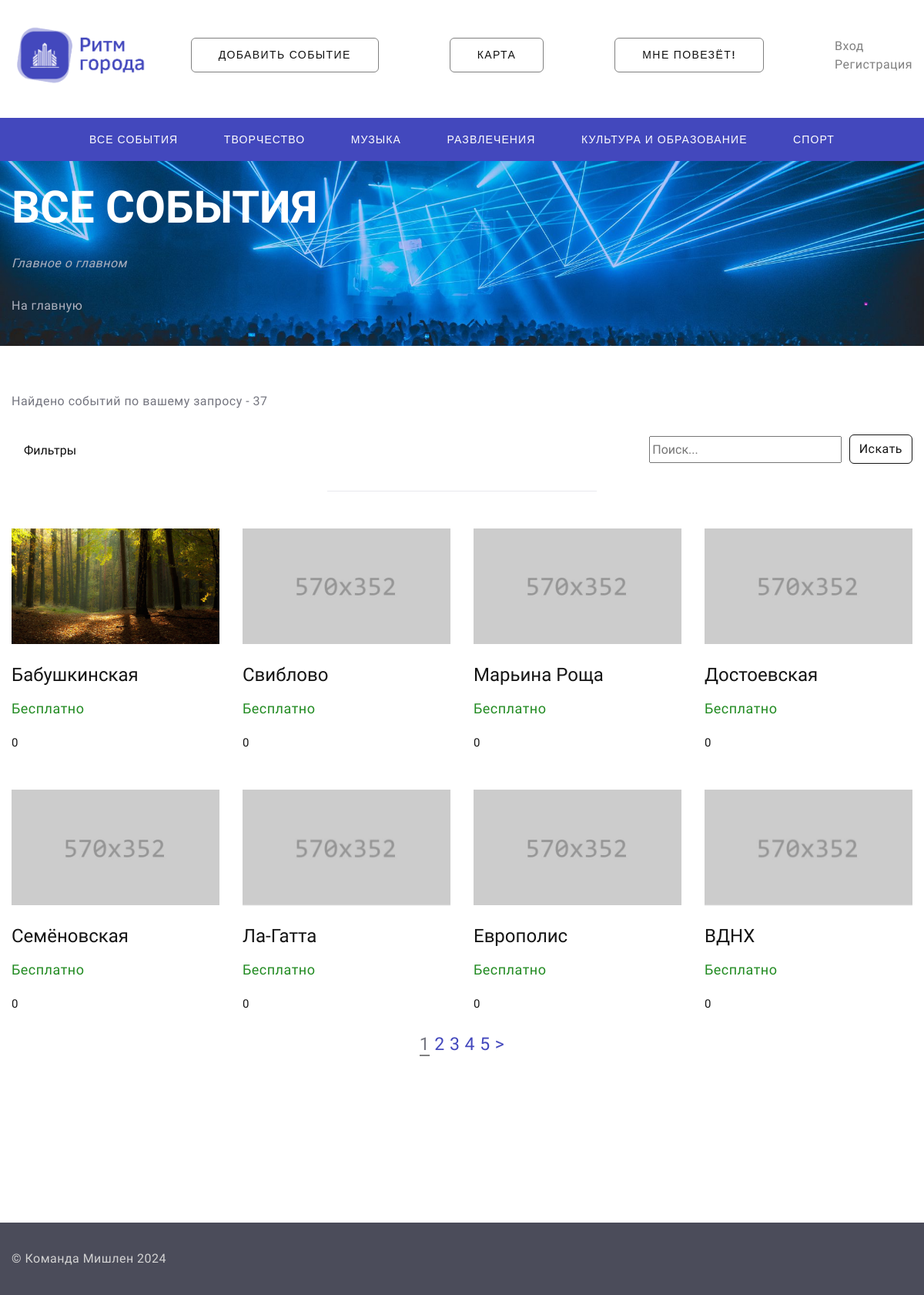
The app's page /events with its own data.
### dosug/models.py (models this page shows, shortened)
class Event(models.Model):
    id = models.IntegerField(primary_key=True)
    title = models.CharField(max_length=30, null=False)
    type = models.CharField(max_length=20)
    image = models.ImageField(default="default.jpg")
    tiny_description = models.CharField(max_length=250)
    description = models.CharField(max_length=1200)
    link = models.CharField(max_length=30)
    address = models.CharField(max_length=60)
    price = models.IntegerField(max_length=30, default=0)
    phone = models.CharField(max_length=30)
    coordinates = models.CharField(max_length=100)
    views = models.IntegerField(default=0)
    author = models.IntegerField(default=0)

### dosug/views.py (the view)
# urls.py: path('events', views.event_list),
def event_list(request, type='all', sort=None, query = None):
    query = request.GET.get('search_query')
    map_dots = Event.objects.all()
    if query is not None and sort != "None":
        if type != 'all':
            map_dots = map_dots.filter(type=type)
        if sort is not None and sort != "None":
            map_dots = map_dots.order_by(sort)
        map_dots = [event for event in map_dots if query.lower() in event.title.lower()]
    else:
        map_dots = Event.objects.all()
        if type != 'all':
            map_dots = map_dots.filter(type=type)
        if sort is not None and sort != "None":
            map_dots = map_dots.order_by(sort)
    paginator = Paginator(map_dots, 8)
    count = len(map_dots)
    page_number = request.GET.get('page')
    try:
        map_dots = paginator.page(page_number)
    except PageNotAnInteger:
        map_dots = paginator.page(1)
    except EmptyPage:
        map_dots = paginator.page(paginator.num_pages)
    return render(request, 'dosug/events_list.html', {'map_dots': map_dots, 'type': type, 'sort': sort, 'query': query, 'count': count})

### templates/dosug/events_list.html (shortened to what this page needs)
{% extends "dosug/layout.html" %}
{% block content %}
<html class="wide wow-animation" lang="en">
  <head>
    <link rel="stylesheet" href="/static/css/bootstrap.css">
    <link rel="stylesheet" href="/static/css/style.css" id="main-styles-link">
  </head>
  <body>
    <div class="page">
      <section class="section novi-background breadcrumbs-custom bg-image context-dark" style="background-image: url(/static/images/concert.jpg);">
        <div class="breadcrumbs-custom-inner">
          <div class="container breadcrumbs-custom-container">
            <div class="breadcrumbs-custom-main">
                {% if type == 'all' %}
              <h1 class="text-uppercase breadcrumbs-custom-title font-weight-bold">Все события</h1><br>
              <i class="breadcrumbs-custom-subtitle">Главное о главном</i>
                {% elif type == 'art' %}
              <h1 class="text-uppercase breadcrumbs-custom-title font-weight-bold"> Творческий досуг</h1><br>
              <i class="breadcrumbs-custom-subtitle">Главное о творчестве</i>
                {% elif type == 'music' %}
              <h1 class="text-uppercase breadcrumbs-custom-title font-weight-bold"> Музыкальный досуг</h1><br>
              <i class="breadcrumbs-custom-subtitle">Главное о музыке</i>
                {% elif type == 'entertainments' %}
              <h1 class="text-uppercase breadcrumbs-custom-title font-weight-bold"> Развлекательный досуг</h1><br>
              <i class="breadcrumbs-custom-subtitle">Главное о развлечениях</i>
                {% elif type == 'culture_study' %}
              <h1 class="text-uppercase breadcrumbs-custom-title font-weight-bold"> Культура и образование</h1><br>
              <i class="breadcrumbs-custom-subtitle">Главное о культуре и образовании</i>
                {% elif type == 'sport' %}
              <h1 class="text-uppercase breadcrumbs-custom-title font-weight-bold"> Спортивный досуг</h1><br>
              <i class="breadcrumbs-custom-subtitle">Главное о спорте</i>
                {% endif %}
            </div>
            <ul class="breadcrumbs-custom-path">
              <li><a href="/">На главную</a></li>
            </ul>
          </div>
        </div>
      </section>
      <section class="section novi-background section-md text-center">
        <div class="container">
        <p class="font-weight-bolder wow-outer" style="text-align: left;"><span class="wow slideInDown">Найдено событий по вашему запросу - {{count}}</span></p><br>
        <block  style="box-sizing: border-box; display: flex; align-items: center">
<div class="dropdown">
  <button class="dropbtn" for="btnControl">Фильтры</button>
</div>
<div class="search-container">
<input class="input-tab" type="text" id="search-input" name="search_query" placeholder="Поиск..." style="height: 35px; width: 250px" {% if query != Null %} value="{{query}}" {% endif %}>
<a class="btn button-primary-outline" id="search-button" style="margin-bottom: 3px; margin-left: 5px;" href="">Искать</a><br>
</div>
        </block>
            <br> <hr style=" width: 350px "><br><br>
          <div id="content-container">
          <div class="row row-lg-50 row-35 offset-top-2">
              {% for event in map_dots|slice:":8" %}
              <div class="col-md-3 wow-outer">
              <article class="post-modern wow slideInLeft"><a class="post-modern-media" href="/event/{{ event.id }}"><img src="/static/images/event_pics/{{ event.image }}" alt="" style="width: 571px; height: 150px; object-fit: cover;"/></a>
                <h4 class="post-modern-title"><a class="post-modern-title" href="/event/{{ event.id }}">{{ event.title }}</a></h4>
                <ul class="post-modern-meta">
                  <li>
                      {%if event.price == 0%}
                      <a style="color: forestgreen">Бесплатно</a>
                    {% else %}
                      <a style="color: #4348bd">{{event.price}} ₽</a>
                    {% endif %}
                    </li>
                </ul>
                <p class="description">{{ event.tiny_description }}</p>
              </article>
            </div>
              {% endfor %}
          </div>
              <br>
<div class="swiper-pagination swiper-pagination-modern swiper-pagination-marked" style="margin: auto; font-size: 23px; font-weight: bolder">
    {% for i in map_dots.paginator.page_range %}
        {% if map_dots.number == i %}
            <a style="border-bottom: 2px solid gray">{{ i }}</a>
        {% else %}
            <a href="?page={{ i }}">{{ i }}</a>
        {% endif %}
    {% endfor %}
    {% if map_dots.has_next %}
        <a href="?page={{ map_dots.next_page_number }}">&gt;</a>
    {% endif %}
</div>
            </div>
        </div>
      </section><br><br><br><br><br><br>
    </div>
  </body>
</html>
{% endblock content %}

### templates/dosug/layout.html (style rules this page uses)
button { background: #4348bd; font-family: "Georgia"; color: white; }

### templates/dosug/events_list.html (style rules this page uses)
.description { font-size: 15px; overflow-wrap: break-word; white-space: normal; text-overflow: ellipsis; max-width: 300px; max-height: 90px; overflow: hidden; }

### records on screen
Event: image (picture), title "Бабушкинская", price "Бесплатно", tiny_description "0"
Event: image (placeholder picture), title "Свиблово", price "Бесплатно", tiny_description "0"
Event: image (placeholder picture), title "Марьина Роща", price "Бесплатно", tiny_description "0"
Event: image (placeholder picture), title "Достоевская", price "Бесплатно", tiny_description "0"
Event: image (placeholder picture), title "Семёновская", price "Бесплатно", tiny_description "0"
Event: image (placeholder picture), title "Ла-Гатта", price "Бесплатно", tiny_description "0"
Event: image (placeholder picture), title "Европолис", price "Бесплатно", tiny_description "0"
Event: image (placeholder picture), title "ВДНХ", price "Бесплатно", tiny_description "0"

### other values on screen
{{ count }} "37"
{{ i }} "1"
{{ i }} "2" "3" "4" "5"
